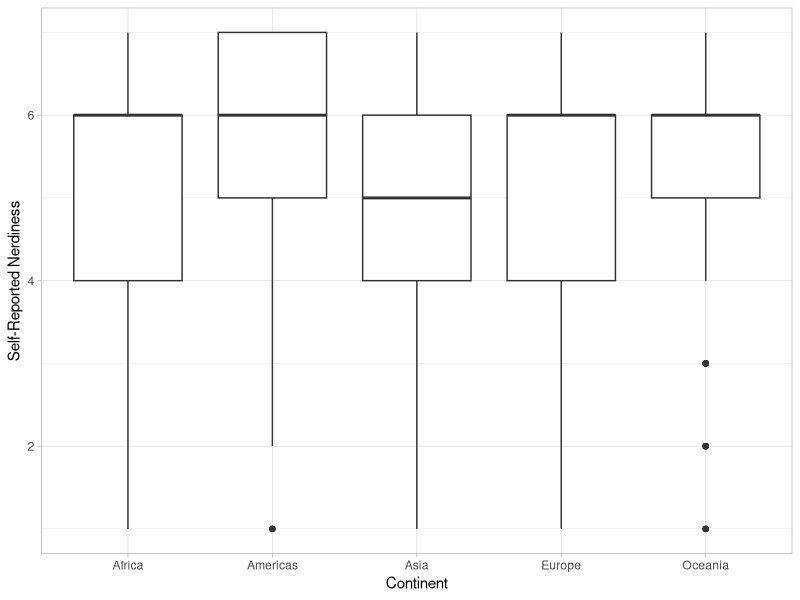
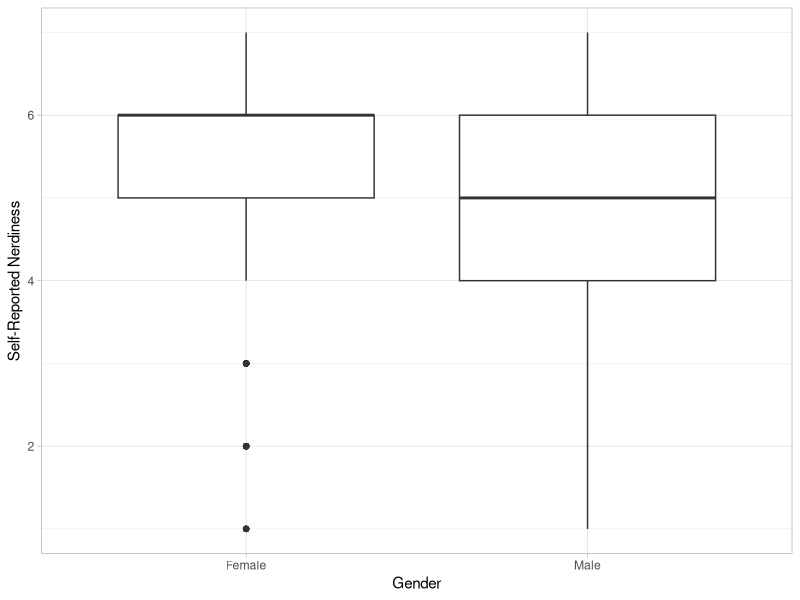
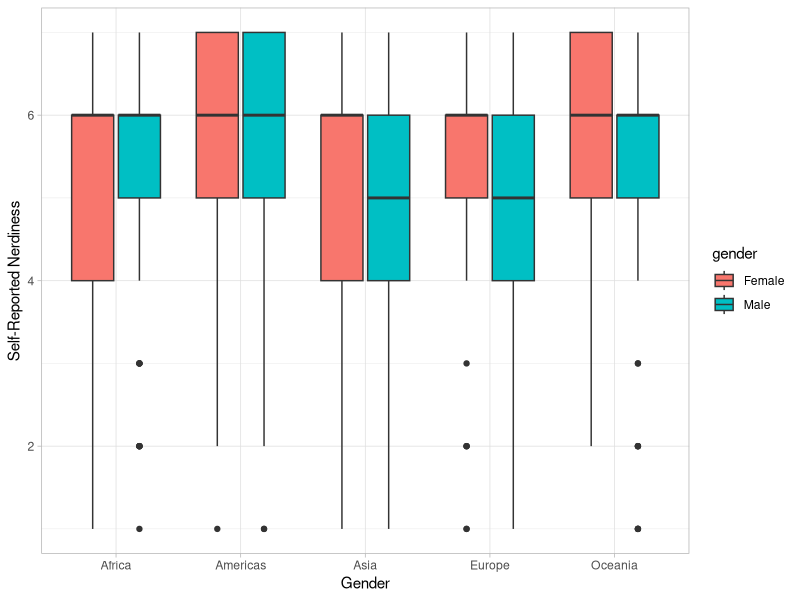

The R script that drew these images, in order:
##################################
##          Lab 6:              ##
##    Multiple Comparisons      ## 
#              &                ## 
##      Factorial ANOVA         ##
##                              ##
##        Spring 2022           ##
##################################

##### Multiple Comparisons #####

# Last week, we conducted an one-way ANOVA to determine
# whether the average self-reported nerdiness level differed
# across the 5 continents: Africa, Americas, Asia, Europe, and Oceania

# If you recall, our analysis resulted in a significant omnibus test
# and we then performed two follow-up comparisons: one comparing
# the average nerdiness level of Europe and the Americas, and 
# a second comparing the average nerdiness of Asia to the average
# of the other continents

# However, we did not bother to correct for the fact that
# we were doing *multiple* comparisons, and that when you do
# multiple comparisons, your chances of finding a false positive
# are now higher

# Therefore, lab today is going to focus on correcting the comparisons
# you do after a significant ANOVA, so that the Type 1 error rate
# for the FAMILY of those tests remains below 5%

# First, let's load the necessary packages and read in our data

library(tidyverse)
setwd("C:/Users/dpsiegel/Box/PSC 103B/Labs/Lab 6")
nerdy = read.csv("NPAS_Lab6.csv") ##base R version of read_csv from tidyverse

# And to remind ourselves of what the dataset looks like:

head(nerdy)

##rerun one-way anova from last week's lab on new dataset:
# When doing an ANOVA save the output of the lm function
my.anova <- lm(formula = nerdy_selfreport ~ continent, data = nerdy)

# To get the information we need to know if we can reject the H0
# We can use the function anova()
anova(my.anova) 

##we can look at the regression version of the output by swapping the anova()
# function with the summary() function

##Good review: try to see if you can calculate all the values in the ANOVA table
# using the other values!

summary(my.anova)
##try and see where the values match between the outputs


##rerun linear contrasts with new means
nerdy %>% group_by(continent) %>% summarize(M = mean(nerdy_selfreport))

##contrast 1- Americas and Europe
psi_1 <- 1 * 5.52 + (-1) * 5.20
ss_psi1 <- (200 * psi_1^2) / (1^2 + (-1)^2)
ms_psi1 <- ss_psi1 / 1
f_psi1 <- ms_psi1 / 2.0992
pf(f_psi1, df1 = 1, df2 = 995, lower.tail = FALSE)


##contrast 2- Asia vs all other groups
psi_2 <- -0.25 * (5.33 + 5.52 + 5.20 + 5.50) + 1 * 5.1
ss_psi2 <- (200 * psi_2^2) / ((-0.25)^2 + (-0.25)^2 + (-0.25)^2 + (-0.25)^2 + 1^2)
ms_psi2 <- ss_psi2 / 1
f_psi2 <- ms_psi2 / 2.0992
pf(f_psi2, df1 = 1, df2 = 995, lower.tail = FALSE)


#### Multiple Comparisons: A Priori ####

# To go over the different types of corrections, we are going
# to walk through two different scenarios
# The first is where the comparisons you conduct had been planned
# in advance, before you even looked at the data
# These are known as a priori tests, and because you did not make
# your decision of which comparisons to make based on the data
# you only have to correct for the tests that you actually conducted

# The second scenario is when you made your decisions of which 
# contrasts to conduct *after* looking at the data, which are
# known as post-hoc tests. I will discuss more about those in a bit

# In this first scenario, let's assume that I had plannedd to do
# my 2 comparisons in advance

# Then to ensure that the total error rate for my comparisons
# remains below 5%, I simply divide 5% (or whatever my alpha
# is) by the number of tests that I conduct

# In this case, I only have two tests, so that's nice!
# My new alpha level is:

.05/2

# And now I can compare my p-values from last week's comparisons
# to this new alpha

pf(f_psi1, df1 = 1, df2 = 995, lower.tail = FALSE)

pf(f_psi2, df1 = 1, df2 = 995, lower.tail = FALSE)

# Do our conclusions stay the same?

##### Multiple Comparisons: Post-Hoc ####

# Now, let's go to the scenario where I *didn't* plan those
# two comparisons in advance
# Instead, I chose to make those comparisons based on how the means
# looked - for example, I had seen that the mean of Asia appeared
# much lower than the means of the other continents, so I 
# had wanted to see if that difference was significant

# This is known as a post-hoc test, and is typically more
# exploratory
# Instead of just correcting for the two comparisons that I 
# conducted, I now have to correct for all the tests I could
# have chosen to do if my data had looked any different

# There are two common post-hoc tests: Scheffe's and Tukey's
# We use the Scheffe correction if our comparisons involve
# any combination of complex *and* pairwise contrasts
# And the Tukey correction if we're only interested in 
# the pairwise comparisons

# Which correction is most appropriate for our situation?

# Since we have one complex contrast and one pairwise contrast,
# we use the Scheffe correction, which involves calculating
# a new critical F value that you compare your calculated
# F statistic to

# The new critical F value is (J - 1) * F_alpha
# Where F_alpha is the value that cuts off 5% of the F distribution
# with df (J-1, N-J)
# Note that F_alpha is not the same critical F you would calculate
# for a contrast, since that is the value that cuts off 5% of 
# the F distribution with df (1, N-J) [different numerator df]

# We had 5 groups, and 1000 participants, so our new critical F is

(5-1)*qf(.05, 4, 995, lower.tail = FALSE)

# Let us compare our calculated F statistics to this value

# We had to do a Scheffe correction because at least one
# of our comparisons was a complex contrast
# What if we were only interested in pairwise comparisons
# such as Europe vs the Americas, and Americas vs. Oceania?
# Then we can do a Tukey correction
# Since the Tukey correction is considering a smaller family
# of tests than Scheffe, it typically has higher power

# To do this in R, we first need to conduct our ANOVA
# differently than we did last week; last week, we used
# lm() and anova() functions. But the function we're going to
# use for the Tukey test requires us to use a different function, 
# called aov()

# the input is the same as the lm() function from last week
aov(nerdy_selfreport ~ continent, data = nerdy)

##is.list(replications(nerdy_selfreport ~ continent, nerdy))??

# Let's save this as an object:

my.anova = aov(nerdy_selfreport ~ continent, data = nerdy)

# if we had wanted the ANOVA table, we could use
# the summary() command with my.anova as input

summary(my.anova)

# Now, for the Tukey test, we use the TukeyHSD() function
# The input is: TukeyHSD(aov object)

TukeyHSD(my.anova)

# Now we can see all the possible pairwise comparisons
# Along with an estimate of the mean difference
# Confidence interval limits for that difference
# and (importantly for us) a p-value
# This is the p-value based on the Studentized Range distribution
# and we can compare it to our usual alpha level of .05

# Let's look for the two comparisons I mentioned above
# Are those pairs of continents significantly differently from
# each other?

#### Factorial ANOVA ####

# Up until now, we've done a one-way ANOVA, where we only had
# a single grouping variable
# What would we do if we had more than one grouping variable?

# In the case of multiple grouping variables, we would conduct a
# factorial ANOVA. We do a factorial ANOVA instead of just multiple
# one-way ANOVAs because we're not only interested in the effect
# of each grouping variable on their own, but also their
# potential interaction

# The NPAS dataset also had demographic information available
# including participants' gender, which could either be Male or Female

# What if we were interested in whether continent *and*
# gender had significant effects on self-reported nerdiness?
# One option would be to just run two separate ANOVAs
# But that wouldn't let us examine whether continent and
# gender have a significant interaction, which is why we need
# to run a factorial ANOVA

# Since our first grouping variable (continent) has 5 levels
# and our second grouping variable (gender) has 2 levels,
# this is a 5 x 2 ANOVA

# Let's look at the means of each group

nerdy %>%
  group_by(continent) %>%
  summarize("Mean" = mean(nerdy_selfreport))


# Let's plot these means

ggplot(data = nerdy, aes(x = continent, y = nerdy_selfreport))+
  geom_boxplot()+
  theme_light()+
  labs(x = "Continent", y = "Self-Reported Nerdiness")

nerdy %>%
  group_by(gender) %>%
  summarize(mean(nerdy_selfreport))

ggplot(data = nerdy, aes(x = gender, y = nerdy_selfreport))+
  geom_boxplot()+
  theme(legend.position = "none")+
  theme_light()+
  labs(x = "Gender", y = "Self-Reported Nerdiness")

nerdy %>%
  group_by(continent, gender) %>%
  summarize(mean(nerdy_selfreport))

ggplot(data = nerdy, aes(x = continent, y = nerdy_selfreport,
                             fill = gender))+
  geom_boxplot()+
  theme(legend.position = "none")+
  theme_light()+
  labs(x = "Gender", y = "Self-Reported Nerdiness")

# What's our null and alternative hypotheses here? 
# We have to have a set of H0 and H1 for each main effect
# and for the interaction

# For the main effect of continent
# H0: mu_americas = mu_africa = mu_asia = mu_europe = mu_oceania
# H1: at least one mean is different

# For the main effect of gender
# H0: mu_male = mu_female 
# H1: mu_male != mu_female
# Note that since gender only has 2 categories, our H1 can be
# specific

# For the interaction of continent x gender (we can write this in words)
# H0: no interaction between continent and gender
# H1: there's an interaction between continent and gender

# The hypotheses are the same as the hypotheses we had before
# Now we just have three sets instead of one

# Now let's run the factorial ANOVA test in R
my.anova1 = lm(nerdy_selfreport ~ continent + gender, # outcome~ groupingvar1 + groupingvar2
           data = nerdy)

anova(my.anova1)

# To get the interaction in the ANOVA, we need to specify
# it in the model! To do that, we use an asterisk symbol *
# Note that variable1 * variable2 is shorthand for
# variable1 + variable2 + variable1*variable2 (the main effects and interaction)
# If you didn't want the interaction, you would just write
# variable1 + variable2

my.anova2 <- lm(nerdy_selfreport ~ continent * gender, data = nerdy)

anova(my.anova2)

# Let's write up these results!

# We conducted a 5 (Continent: Americas, Asia, Africa, Europe, and Ocenia) x 
# 2 (Gender: Male, Female) factorial ANOVA. There was a statistically
# significant effect of continent (F(4, 990) = 3.24, p = .01). There
# was also a statistically significant effect of gender 
# (F(1, 990) = 6.23, p = .01), such that females self-reported as being
# more nerdy (M = 5.45, SD = 1.36) than males (M = 5.22, SD = 1.54).
# The interaction between continent and gender was not significant,
# F(4, 990) = 1.30, p = .27.

# You Try! Run the factorial ANOVA using nerdy_scale as your outcome
# and gender and continent as your predictors.
